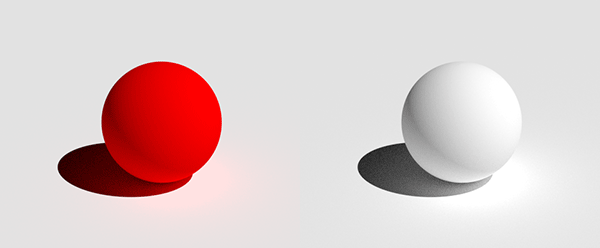
#> input picture red_white_balls.png, 600 x 248 px
$ jupyter execute detecting_a_red_color_object-checkpoint.ipynb   (shell and % lines are left out)   (older library calls are emulated)
#> lines starting #> are read from the running program, lines starting #| are printed output that depends on the picture; after the words box and inside, x2 and y2 are one past the last pixel; in counts of white or black regions, pixels touching at a corner belong together
[cell 1]
import cv2

import matplotlib.pyplot as plt
from matplotlib import colors
import numpy as np
from __future__ import division
import import_ipynb

[cell 2]
def show(img):
    plt.figure(figsize=(15,15))
    plt.imshow(img,interpolation='nearest') # default colormap is cmap= 'jet'

def show_hsv(hsv):
    rgb = cv2.cvtColor(hsv, cv2.COLOR_HSV2BGR)
    show(rgb)

def show_mask(mask):
    plt.figure(figsize=(10,10))
    plt.imshow(mask, cmap = 'gray')

def mycv2imshow(imgname, imgob):
    cv2.startWindowThread()
    cv2.imshow(imgname,img)
    cv2.waitKey(0)
    cv2.destroyAllWindows()


# [4 lines of commented-out code are left out]

def overlay_mask(mask, image):
    rgb_mask = cv2.cvtColor(mask, cv2.COLOR_GRAY2RGB)
    img = cv2.addWeighted(rgb_mask, 0.5, image, 0.5, 0)
    show(img)
    return img
def find_biggest_contour(image):
    image = image.copy() # because  cv2.fitCountour method alteers the orifginal image so it's wise to save the orig image somewhere already
    """ steps before performing findContour operation"""
#     #step-1  convert your image to grayscale
#     image_rgb= cv2.cvtColor(image, cv2.COLOR_HSV2BGR)
#     image_gray = cv2.cvtColor(image_rgb, cv2.COLOR_BGR2GRAY)
#     #step-2 find threshold
#     _, threshold = cv2.threshold(image_gray,127, 255,0)
    """cv2.RETR_LIST fetches all the countours with defining any hierarchy between them"""
    contours, heirarchy = cv2.findContours(image, cv2.RETR_LIST, cv2.CHAIN_APPROX_SIMPLE) # countours is a python list
    contours_sizes= [(cv2.contourArea(cnt), cnt) for cnt in contours]
    biggest_contour = max(contours_sizes, key=lambda x: x[0])[1]
    #define a mask
    mask = np.zeros(image.shape, np.uint8)
    cv2.drawContours(mask,[biggest_contour], -1, (0,255,0), -1)# 3=thickness, -1= draw all contours, 2nd arg must be a list
    return biggest_contour, mask
# [10 lines of commented-out code are left out]

def circle_contour_ellipse(image, contour):
    if(image is None):
        print('image is None')
    image_copy = image.copy()
    ellipse = cv2.fitEllipse(contour)
    cv2.ellipse(image_copy, ellipse, (0,255,0),2)
    return image_copy # it is now image_copy_with_ellipse

#loading the data - image

[cell 3]
img = cv2.imread('./red_white_balls.png') # the red color object in this image turns to blue(mostly) after reading it. Tt's color is changing
#> img is the input picture: shape (248, 600, 3); mean B, G, R 200.9, 200.9, 220.7
show(img)

[cell 4]
img = cv2.cvtColor(img, cv2.COLOR_BGR2RGB)
show(img)

Normalizing the image

[cell 5]
max_dim = max(img.shape) # =700
#> max_dim = 600
print(max_dim)
#| 600
scale = 700/max_dim
#> scale = 1.17
img = cv2.resize(img,None, fx=scale, fy=scale)
#> img: shape (289, 700, 3)

GaussianBlurring <br>  Link:https://docs.opencv.org/3.1.0/d4/d13/tutorial_py_filtering.html<br>
In this, instead of box filter, gaussian kernel is used. It is done with the function, cv2.GaussianBlur(). We should specify the width and height of kernel which should be positive and odd. We also should specify the standard deviation in X and Y direction, sigmaX and sigmaY respectively. If only sigmaX is specified, sigmaY is taken as same as sigmaX. If both are given as zeros, they are calculated from kernel size. Gaussian blurring is highly effective in removing gaussian noise from the image.

If you want, you can create a Gaussian kernel with the function, cv2.getGaussianKernel().

The above code can be modified for Gaussian blurring:

    blur = cv2.GaussianBlur(img,(5,5),0)

[cell 6]
#BLurring the image to reduce noise and hence normalize it better
img_blur = cv2.GaussianBlur(img, (7,7),0)
#Converting the image from rgb to hsv to extract more charateristics of the image e.g. color, intensity, shades etc.
img_blur_hsv = cv2.cvtColor(img_blur, cv2.COLOR_RGB2HSV)
#> img_blur_hsv: shape (289, 700, 3); mean H, S, V 0, 26.9, 220.6

[cell 7]
show(img_blur_hsv)

Preparing a mask below:<br>
define lower and upper color-bound of the color object you want to detect <br>see the documentation link - https://docs.opencv.org/3.0-beta/doc/py_tutorials/py_imgproc/py_colorspaces/py_colorspaces.html
<br>
in our case we are simply detecting a red color object on the basis of color-spectrum and the brightness

[cell 8]
#mask on the basis of color factor
min_red = np.array([0,100,80])
max_red = np.array([10,256,256])
#Mask1  = cv2.inRange(img_blur_hsv, min_red, max_red)
Mask1  = cv2.inRange(img_blur_hsv, min_red, max_red)
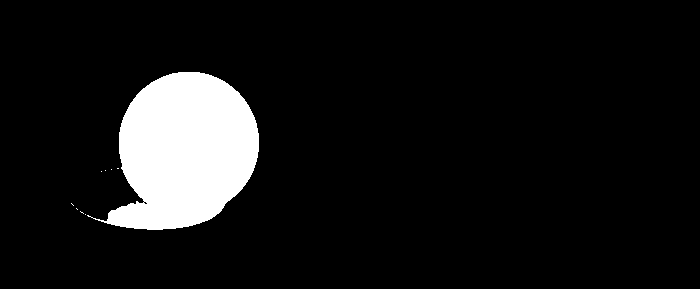
#> Mask1: shape (289, 700); 8.8% white; 9 white regions (8 under 20 px), largest, box (x1, y1, x2, y2) and area: (87, 72, 259, 230) 17783

#mask on the basis of brightnss factor
min_redb = np.array([170,80,80])
max_redb = np.array([180,256,256])
#Mask2 = cv2.inRange(img_blur_hsv, min_redb, max_redb)
Mask2 = cv2.inRange(img_blur_hsv, min_redb, max_redb)
#> Mask2: shape (289, 700); every value is 0
#concatenate both masks for feature extraction
mask = Mask1+ Mask2

[cell 9]
# [5 lines of commented-out code are left out]
show(Mask1) #'Mask1',
show(Mask2) #'Mask2'
show(mask)  #'mask',

post-processing of mask i.e. cleaning process (mask_clean) of mask as it may contain noises<br> LINK to DOC. : https://docs.opencv.org/3.0-beta/doc/py_tutorials/py_imgproc/py_morphological_ops/py_morphological_ops.html <br>
creating kernels->applying morphological operations below:

[cell 10]
#creating an ellipse shaped kernels
kernel  = cv2.getStructuringElement(cv2.MORPH_ELLIPSE, (5,5))
#applying closing operation :  Dilation followed by Erosion   - erosion is used to whiten the foreground and dilation works opposite to erosion.
mask_closing = cv2.morphologyEx(mask, cv2.MORPH_CLOSE, kernel)
#> mask_closing: shape (289, 700); 8.8% white; 9 white regions (8 under 20 px), largest, box (x1, y1, x2, y2) and area: (87, 72, 259, 230) 17801
#applying opening operation - opposite of closing operation  - used to remove noise, using Dilation, from the foreground caused by Erosion
mask_clean = cv2.morphologyEx(mask, cv2.MORPH_OPEN, kernel)
#> mask_clean: shape (289, 700); 8.8% white; 1 white region

# [4 lines of commented-out code are left out]
show(mask_closing)
show(mask_clean)

[cell 11]
# Extract biggest bounding box
#big_contour, red_mask = find_biggest_contour(mask_clean)
# #Extract biggest bounding box
biggest_contour, mask_red = find_biggest_contour(mask_clean)
#> in find_biggest_contour, `contours, heirarchy = cv2.findContours(image, cv2.RETR_LIST, cv2.CHAIN..`: contours = 1 contour; box (x1, y1, x2, y2) and area: (107, 72, 259, 230) 17495
#> in find_biggest_contour, `contours_sizes= [(cv2.contourArea(cnt), cnt) for cnt in contours]`: contours_sizes = 1 item
#> in find_biggest_contour, `biggest_contour = max(contours_sizes, key=lambda x: x[0])[1]`: biggest_contour = contour of 239 points, box (x1, y1, x2, y2) (107, 72, 259, 230), area 17495

[cell 12]
#Apply
overlay = overlay_mask(mask_red, img )
#> in overlay_mask, `rgb_mask = cv2.cvtColor(mask, cv2.COLOR_GRAY2RGB)`: rgb_mask: shape (289, 700, 3); every value is 0
#> in overlay_mask, `img = cv2.addWeighted(rgb_mask, 0.5, image, 0.5, 0)`:
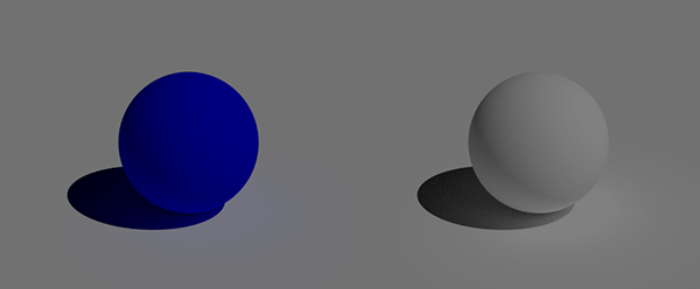
#> img: shape (289, 700, 3); mean B, G, R 110.4, 100.4, 100.4

[cell 13]
circled = circle_contour_ellipse(overlay, biggest_contour)
#> in circle_contour_ellipse, `ellipse = cv2.fitEllipse(contour)`: ellipse = ((183.4, 150.7), (137.5, 169.7), 31.01)
#> in circle_contour_ellipse, `cv2.ellipse(image_copy, ellipse, (0,255,0),2)`:
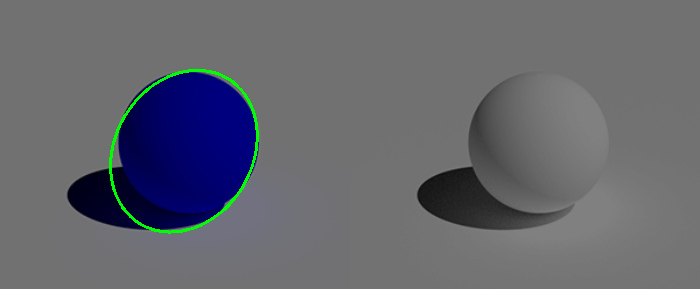
#> image_copy: shape (289, 700, 3); 0.71% of pixels changed, all inside (x1, y1, x2, y2) = (109, 69, 259, 234)
